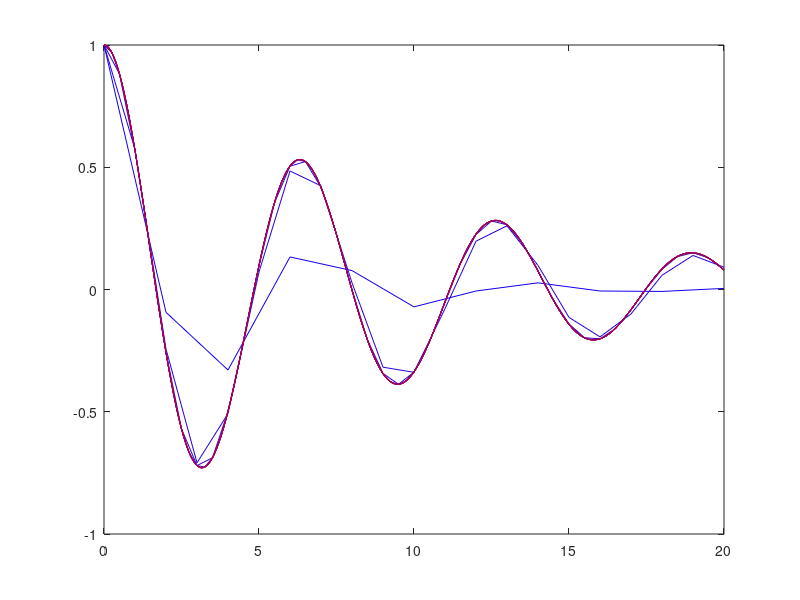

MATLAB code for this plot:

%mz'' + az'+kz = 0, z(0) = 1, z'(0) = 0

m = 1;
k = 1;
a = .2;

clf

fb = @(t, Z) [-a/m*Z(1)-k/m*Z(2) Z(1)];

for b = 1:10

h = 4*2^(-b);

z = 1;
v = 0;
t = 0;
Z = [0 1];

zs = z;
vs = v;
ts = t;

for c = 1:20/h
    k1 = fb(t, Z);
    k2 = fb(t+.5*h, Z+.5*h*k1);
    k3 = fb(t+.5*h, Z+.5*h*k2);
    k4 = fb(t+h, Z+h*k3);
    
    Z = Z+1/6*h*(k1+2*k2+2*k3+k4);
    t = t+h;
    
    
    zs = [zs Z(2)];
    vs = [vs Z(1)];
    ts = [ts t];
end

plot(ts, zs, 'Color', [b/14 0 1-b/14])
axis([0 20 -1 1])
hold on
drawnow
end
